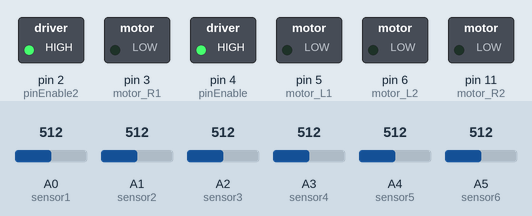
Simulated run of this sketch. Board: Arduino Uno, built with avr-gcc and run on an emulated ATmega328P. Shown: switched loads named in the sketch (green lamp = pin HIGH). The inputs (shaded band) are chosen by the test bench; at power-on: A0 (sensor1) = 512, A1 (sensor2) = 512, A2 (sensor3) = 512, A3 (sensor4) = 512, A4 (sensor5) = 512, A5 (sensor6) = 512. What the sketch prints to the serial monitor is not drawn.

Above: at 0.1 s.
Timing chart, 0 to 1.6 s (numbered marks = the images above):
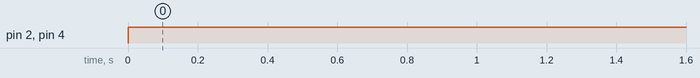

The sketch:

Modul_1_-_Sistem_Kendali.ino
```cpp
int sensor1 = A0; //Input Photodioda 1
int sensor2 = A1; //Input Photodioda 2
int sensor3 = A2; //Input Photodioda 3
int sensor4 = A3; //Input Photodioda 4
int sensor5 = A4; //Input Photodioda 5
int sensor6 = A5; //Input Photodioda 6
int baca_sensor[6];

int pinEnable = 4; //Aktifkan motor kiri
int pinEnable2 = 2; //Aktifkan motor kanan

int motor_L1 = 5; //Input motor kiri
int motor_L2 = 6; //Input motor kiri

int motor_R1 = 3; //Input motor kanan
int motor_R2 = 11; //Input motor kanan

void setup()
{
  //Set photodioda sebagai input
  pinMode(sensor1, INPUT);
  pinMode(sensor2, INPUT);
  pinMode(sensor3, INPUT);
  pinMode(sensor4, INPUT);
  pinMode(sensor5, INPUT);
  pinMode(sensor6, INPUT);

  //Set motor kanan & kiri sebagai output
  pinMode(pinEnable, OUTPUT);
  pinMode(pinEnable2, OUTPUT);

  pinMode(motor_L1, OUTPUT);
  pinMode(motor_L2, OUTPUT);

  pinMode(motor_R1, OUTPUT);
  pinMode(motor_R2, OUTPUT);

  Serial.begin(9600);
}

void readsensor(){
  baca_sensor[0] = analogRead(sensor1);
  baca_sensor[1] = analogRead(sensor2);
  baca_sensor[2] = analogRead(sensor3);
  baca_sensor[3] = analogRead(sensor4);
  baca_sensor[4] = analogRead(sensor5);
  baca_sensor[5] = analogRead(sensor6);

  Serial.println(baca_sensor[0]);

}

void loop()
{
 readsensor();
  //Bila mana sensor 1 & 2 mendeteksi gelap maka motor kanan nyala
  if (baca_sensor[0] < 1 && baca_sensor[1] < 1 && baca_sensor[2] >= 1 && baca_sensor[3] >= 1 && baca_sensor[4] >= 1 && baca_sensor[5] >= 1)
  {
    digitalWrite(pinEnable, HIGH);
    digitalWrite(motor_L1, LOW);
    digitalWrite(motor_L2, LOW);
    digitalWrite(pinEnable2, HIGH);
    digitalWrite(motor_R1, HIGH);
    digitalWrite(motor_R2, LOW);
  }
  //Bila mana sensor 3 & 4 mendeteksi gelap maka ke dua motor akan nyala
  if (baca_sensor[0] >= 1 && baca_sensor[1] >= 1 && baca_sensor[2] < 1 && baca_sensor[3] < 1 && baca_sensor[4] >= 1 && baca_sensor[5] >= 1)
  {
    digitalWrite(pinEnable, HIGH);
    digitalWrite(motor_L1, HIGH);
    digitalWrite(motor_L2, LOW);
    digitalWrite(pinEnable2, HIGH);
    digitalWrite(motor_R1, HIGH);
    digitalWrite(motor_R2, LOW);
  }
  //Bila mana sensor 5 & 6 mendeteksi gelap maka motor kiri nyala
  if (baca_sensor[0] >= 1 && baca_sensor[1] >= 1 && baca_sensor[2] >= 1 && baca_sensor[3] >= 1 && baca_sensor[4] < 1 && baca_sensor[5] < 1)
  {
    digitalWrite(pinEnable, HIGH);
    digitalWrite(motor_L1, HIGH);
    digitalWrite(motor_L2, LOW);
    digitalWrite(pinEnable2, HIGH);
    digitalWrite(motor_R1, LOW);
    digitalWrite(motor_R2, LOW);
  }
  //Bila mana semua sensor mendeteksi gelap maka ke dua motor tidak akan nyala
  else {
    digitalWrite(pinEnable, HIGH);
    digitalWrite(motor_L1, LOW);
    digitalWrite(motor_L2, LOW);
    digitalWrite(pinEnable2, HIGH);
    digitalWrite(motor_R1, LOW);
    digitalWrite(motor_R2, LOW);
  }
}
```

Measured:
- by itself, pin 2 (pinEnable2), pin 4 (pinEnable): LOW → HIGH at 0.00 s
